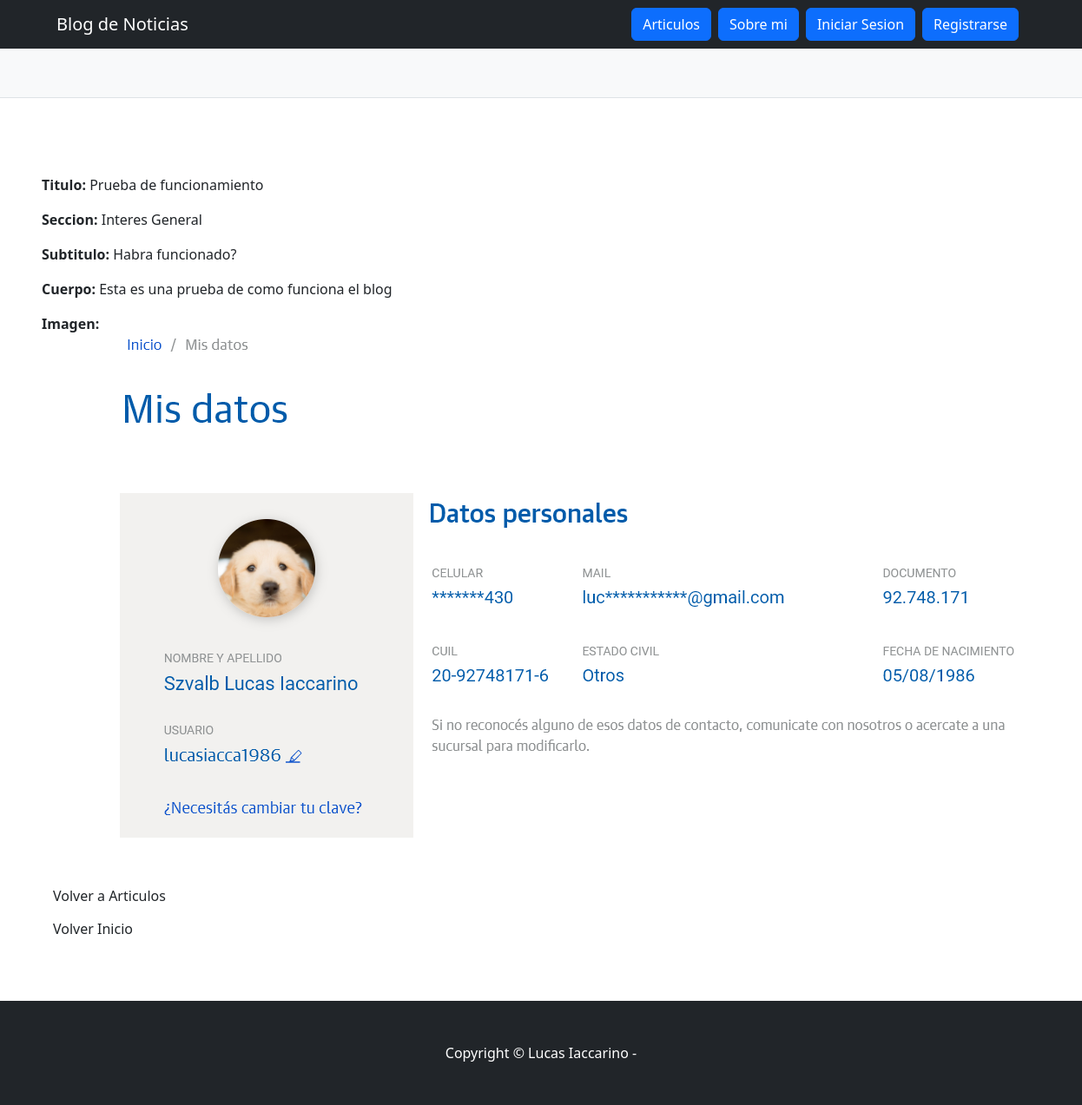
Page /pages/page/10/ on the committed database.
### blog_app/models.py (models this page shows, shortened)
class Articulo(models.Model):
    titulo = models.CharField(max_length=100)
    subtitulo = models.CharField(max_length=200)
    cuerpo = models.TextField()
    fecha=models.DateTimeField(default=timezone.now)
    SECCION_CHOICES = (("Policiales", "Policiales"),("Deportes", "Deportes"),("Politica", "Politica"),("Interes General", "Interes General"),)
    seccion = models.CharField(max_length=1028, choices=SECCION_CHOICES)
    autor = models.ForeignKey(User, on_delete=models.CASCADE)
    imagen_articulo = models.ImageField(upload_to='imagenes/', null=True, blank=True)

### blog_app/views.py (the view)
# urls.py: path("page/<int:pk>/", ArticuloDetailView.as_view(), name="ver_articulo"),
class ArticuloDetailView(DetailView):
    model = Articulo
    success_url = reverse_lazy("lista_articulos")

### blog_app/templates/blog_app/articulo_detail.html
{% extends "blog_app/base.html" %}
{% block contenido %}
<p>
 <strong>Titulo:</strong> {{ object.titulo }}
</p>
<p>
 <strong>Seccion:</strong> {{ object.seccion }}
</p>
<p>
 <strong>Subtitulo:</strong> {{ object.subtitulo }}
</p>
<p>
 <strong>Cuerpo:</strong> {{ object.cuerpo }}
</p>
{% if object.imagen_articulo %}
<strong>Imagen:</strong> <img src="{{ object.imagen_articulo.url }}" alt="Descripción de la imagen">
{% endif %}
<br>
<a class="btn btn-sucess" href="{% url 'lista_articulos' %}">Volver a Articulos</a>
<br>
<a class="btn btn-sucess" href="{% url 'inicio' %}">Volver Inicio</a>
{% endblock contenido %}

### rows in the picture
Articulo: titulo "Prueba de funcionamiento", seccion "Interes General", subtitulo "Habra funcionado?", cuerpo "Esta es una prueba de como funciona el blog", imagen_articulo (picture)
